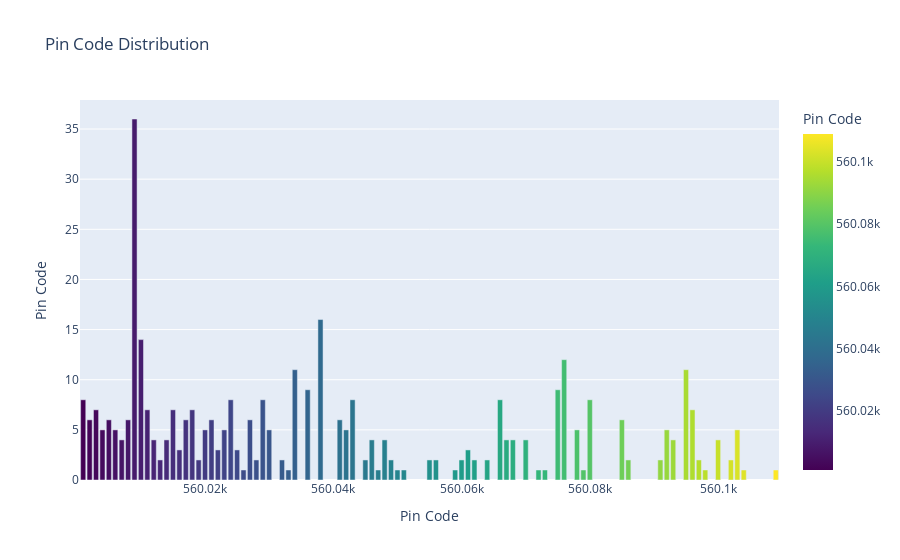

The notebook cell this image was saved under:
### Code cell
# Extract the values from the 'Age' column and count occurrences
pin_code_counts = online_food['Pin code'].value_counts().reset_index()
pin_code_counts.columns = ['Pin Code', 'Count']

# Create the bar chart with color grading
fig = px.bar(pin_code_counts, x='Pin Code', y='Count', title='Pin Code Distribution',
             labels={'Pin Code': 'Pin Code', 'Count': 'Pin Code'},
             color='Pin Code', color_continuous_scale='Viridis')

# Show the plot
fig.show()

### Figure 1 — Plotly figure (JSON) as saved in the notebook; plotly's stock layout.template omitted (floating-point values rounded to 4 significant figures)
{"data": [{"alignmentgroup": "True", "hovertemplate": "Pin Code=%{marker.color}<extra></extra>", "legendgroup": "", "marker": {"color": [560009, 560038, 560010, 560076, 560095, 560034, 560036, 560075, 560043, 560029, 560001, 560024, 560080, 560066, 560003, 560096, 560015, 560018, 560011, 560017, 560021, 560005, 560041, 560002, 560008, 560027, 560085, 560004, 560092, 560006, 560023, 560042, 560030, 560103, 560020, 560078, 560067, 560070, 560100, 560007, 560093, 560048, 560012, 560014, 560068, 560046, 560025, 560022, 560016, 560061, 560013, 560028, 560102, 560019, 560056, 560062, 560060, 560055, 560045, 560049, 560086, 560064, 560032, 560091, 560097, 560059, 560079, 560098, 560104, 560109, 560051, 560050, 560073, 560047, 560033, 560026, 560072], "coloraxis": "coloraxis", "pattern": {"shape": ""}}, "name": "", "offsetgroup": "", "orientation": "v", "showlegend": false, "textposition": "auto", "type": "bar", "x": [560009, 560038, 560010, 560076, 560095, 560034, 560036, 560075, 560043, 560029, 560001, 560024, 560080, 560066, 560003, 560096, 560015, 560018, 560011, 560017, 560021, 560005, 560041, 560002, 560008, 560027, 560085, 560004, 560092, 560006, 560023, 560042, 560030, 560103, 560020, 560078, 560067, 560070, 560100, 560007, 560093, 560048, 560012, 560014, 560068, 560046, 560025, 560022, 560016, 560061, 560013, 560028, 560102, 560019, 560056, 560062, 560060, 560055, 560045, 560049, 560086, 560064, 560032, 560091, 560097, 560059, 560079, 560098, 560104, 560109, 560051, 560050, 560073, 560047, 560033, 560026, 560072], "xaxis": "x", "y": [36, 16, 14, 12, 11, 11, 9, 9, 8, 8, 8, 8, 8, 8, 7, 7, 7, 7, 7, 6, 6, 6, 6, 6, 6, 6, 6, 5, 5, 5, 5, 5, 5, 5, 5, 5, 4, 4, 4, 4, 4, 4, 4, 4, 4, 4, 3, 3, 3, 3, 2, 2, 2, 2, 2, 2, 2, 2, 2, 2, 2, 2, 2, 2, 2, 1, 1, 1, 1, 1, 1, 1, 1, 1, 1, 1, 1], "yaxis": "y"}], "layout": {"barmode": "relative", "coloraxis": {"colorbar": {"title": {"text": "Pin Code"}}, "colorscale": [[0, "#440154"], [0.1111, "#482878"], [0.2222, "#3e4989"], [0.3333, "#31688e"], [0.4444, "#26828e"], [0.5556, "#1f9e89"], [0.6667, "#35b779"], [0.7778, "#6ece58"], [0.8889, "#b5de2b"], [1, "#fde725"]]}, "legend": {"tracegroupgap": 0}, "title": {"text": "Pin Code Distribution"}, "xaxis": {"anchor": "y", "domain": [0, 1], "title": {"text": "Pin Code"}}, "yaxis": {"anchor": "x", "domain": [0, 1], "title": {"text": "Pin Code"}}}}
